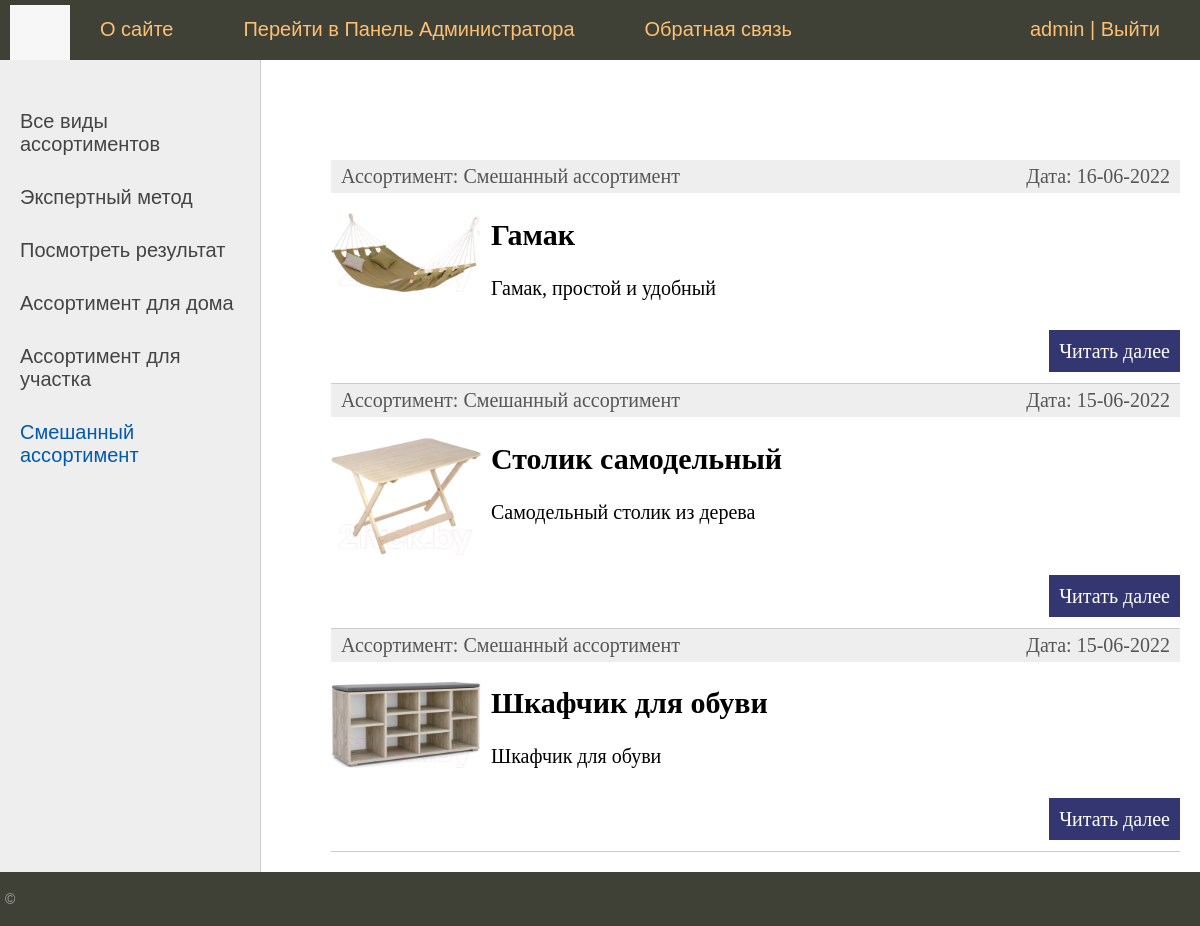
Screenshot of /category/smeshannyj-assortiment/ (signed in) with the database file from the repository.
### furniture/models.py (models this page shows, shortened)
class Category(models.Model):
        name = models.CharField(max_length=100, db_index=True, verbose_name='Ассортимент')
        slug = models.SlugField(max_length=255, unique=True, db_index=True, verbose_name="URL")
        def __str__(self):
            return self.name
        def get_absolute_url(self):
            return reverse('category', kwargs={'cat_slug': self.slug})
        class Meta:
            verbose_name ='Ассортимент'
            verbose_name_plural ='Ассортименты'
            ordering=['id']

class Furniture(models.Model):
    title = models.CharField(max_length=255, verbose_name="Название")
    slug = models.SlugField(max_length=255, unique=True, db_index=True, verbose_name="URL")
    content = models.TextField(blank=True, verbose_name="Содержимое")
    photo = models.ImageField(upload_to="photos/%Y/%m/%d", verbose_name= "Фото")
    time_create = models.DateField(auto_now_add=True, verbose_name="Дата создания")
    time_update = models.DateField(auto_now=True,verbose_name="Время редактирования")
    is_published=models.BooleanField(default=True, verbose_name="Публикация")
    cat = models.ForeignKey('Category', on_delete=models.PROTECT,  verbose_name="Принадлежность к ассортименту")
    def get_absolute_url(self):
        return reverse('post', kwargs ={'post_slug': self.slug})
    class Meta:
        verbose_name = 'Мебельная фабрика'
        verbose_name_plural = 'Мебельная фабрика'
        ordering = ['time_create','title']

### furniture/views.py (the view)
# urls.py: path('category/<slug:cat_slug>/',FurnitureCategory.as_view(), name='category'),
class FurnitureCategory(DataMixin,ListView):
    model = Furniture
    template_name = 'furniture/index.html'
    context_object_name = 'posts'
    allow_empty = False
    def get_queryset(self):
        return Furniture.objects.filter(cat__slug=self.kwargs['cat_slug'], is_published=True)
    def get_context_data(self, *, object_list=None, **kwargs):
        context = super().get_context_data(**kwargs)
        c_def = self.get_user_context(title='Ассортимент - ' + str(context['posts'][0].cat),
                                      cat_selected=context['posts'][0].cat_id)
        return dict(list(context.items()) + list(c_def.items()))

### furniture/utils.py (called while the page is built)
        def get_user_context(self, **kwargs):
                context = kwargs
                cats = Category.objects.all()
                cats = Category.objects.annotate(Count('furniture'))
                user_menu = menu.copy()
                if not self.request.user.is_authenticated:
                        user_menu.pop(1)
                context['menu'] = menu
                context['cats'] = cats
                if 'cat_selected' not in context:
                        context['cat_selected'] = 0
                return context

### furniture/templates/furniture/index.html (shortened to what this page needs)
{% extends 'Furniture/base.html' %}
{% block content %}
<ul class="list-articles">
	{% for p in object_list %}
			<li><div class="article-panel">
	<p class="first">Ассортимент: {{p.cat}}</p>
	<p class="last">Дата: {{p.time_update|date:"d-m-Y"}}</p>
</div>
{% if p.photo %}
	<p><img class="img-article-left thumb" src="{{p.photo.url}}"></p>
{% endif %}
				<h2>{{p.title}}</h2>
	{% autoescape on %}
	{{p.content|linebreaks|truncatewords:50}}
	{% endautoescape %}
			<p class="link-read-post"><a href="{{ p.get_absolute_url }}">Читать далее</a></p>
			</li>
	{% endfor %}
</ul>
{% endblock %}

### furniture/templates/furniture/base.html (shortened to what this page needs)
{% load static %}
{% load furniture_tags %}
<!DOCTYPE html>
<html>
<head>
	<link type="text/css" href="{% static 'Furniture/css/style.css' %}" rel="stylesheet" />
</head>
<body>
<table class="table-page" border=0 cellpadding="0" cellspacing="0">
<tr><td valign=top>
{% block mainmenu %}
		<div class="header">
			<ul id="mainmenu" class="mainmenu">
			<li class="logo"><a href="{% url 'home' %}"><div class="logo"></div></a></li>
{% for m in menu %}
			<li><a href="{% url m.url_name %}">{{m.title}}</a></li>
{% endfor %}
				{% if request.user.is_authenticated %}
				<li class="last"> {{user.username}} | <a href="{% url 'logout' %}">Выйти</a></li>
				{% else %}
				<li class="last"><a href="{% url 'register' %}">Регистрация</a> | <a href="{% url 'login' %}">Войти</a></li>
				{% endif %}
			</ul>
		</div>
{% endblock mainmenu %}
<table class="table-content" border=0 cellpadding="0" cellspacing="0">
<tr>
	<td valign="top" class="left-chapters">
	<ul id="leftchapters">
{% if cat_selected == 0 %}
		<li class="selected">Все виды ассортиментов</li>
{% else %}
		<li><a href="{% url 'home' %}">Все виды ассортиментов</a></li>
{% endif %}
<li><a href="{% url 'grade' %}">Экспертный метод</a></li> <li><a href="{% url 'mass' %}">Посмотреть результат</a></li>
{% for c in cats %}
{% if c.furniture__count > 0 %}
	{% if c.pk == cat_selected %}
		<li class="selected">{{c.name}}</li>
	{% else %}
		<li><a href="{{ c.get_absolute_url }}">{{c.name}}</a></li>
	{% endif %}
{% endif %}
{% endfor %}
	</ul>
</td>
<td valign="top" class="content">
	<div class="content-text">
{% block content %}
{% endblock %}
	</div>
</td></tr></table>
</td></tr>
<tr><td valign=top>
	<div id="footer">
		<p>&copy</p>
	</div>
</td></tr></table>
</body>
</html>

### furniture/static/Furniture/css/style.css (style rules this page uses)
html, body { font-family: 'Arial'; margin: 0; padding: 0; height: 100%; width: 100%; color: #444; }
a { color: #0059b2; text-decoration: none; }
img { max-width: 600px; height: auto; }
img.img-article-left { max-width: 300px; height: auto; float: left; padding: 0 10px 10px 0; }
img.img-article-left.thumb { max-width: 150px; height: auto; }
p.link-read-post { text-align: right; }
p.link-read-post a { padding: 10px; min-width: 100px; background: #333671; color: #fff; text-decoration: none; }
div.article-panel { background: #eee; padding: 5px 10px 5px 10px; box-sizing: border-box; overflow: hidden; color: #555; }
div.article-panel p.first { margin: 0; float: left; }
div.article-panel p.last { margin: 0; float: right; }
ul.list-articles { list-style: none; margin: 0; padding: 0; }
ul.list-articles li { border-bottom: 1px solid #ccc; }
.table-page { width: 100%; height: 100%; vertical-align: top; }
.table-page tr { height: 100%; }
.header { background: #3F4137; height: 60px; }
.logo { background: url('../images/logo.png') no-repeat 10px 5px; width: 70px; height: 60px; }
ul.mainmenu { list-style: none; margin: 0; padding: 0; height: 60px; color: #fdc073; font-size: 20px; overflow: hidden; }
ul.mainmenu li { float: left; margin: 18px 40px 0 30px; }
ul.mainmenu li.logo { margin: 0; }
ul.mainmenu li.last { float: right; }
ul.mainmenu li a { color: #fdc073; text-decoration: none; }
.table-content { width: 100%; min-height: 100%; height: 100%; }
.left-chapters { margin: 0; background: #eee; border-right: 1px solid #ccc; min-height: 100%; }
.left-chapters ul { width: 230px; min-height: 100%; margin: 0; padding: 20px 10px 10px 20px; list-style: none; font-size: 20px; }
.left-chapters ul li { margin: 30px 0 0 0; color: #999; }
.left-chapters ul li.selected { color: #0059b2; }
.left-chapters ul li a { color: #444; text-decoration: none; }
.content { padding: 40px 20px 20px 40px; width: 100%; box-sizing: border-box; }
.content-text { margin: 60px 0 0 30px; color: #000; font-size: 20px; font-family: Yandex Sans Display Light; }
#footer { box-sizing: border-box; background: #3F4137; padding: 5px; color: #aaa; font-size: 14px; font-family: Verdana, Geneva, Arial, Helvetica; text-align: left; overflow: hidden; }

### rows the page displays
Category: name "Ассортимент для дома"
Category: name "Ассортимент для участка"
Category: name "Смешанный ассортимент"
Furniture: cat "Смешанный ассортимент", time_update "16-06-2022", photo (picture), title "Гамак", content "Гамак, простой и удобный"
Furniture: cat "Смешанный ассортимент", time_update "15-06-2022", photo (picture), title "Столик самодельный", content "Самодельный столик из дерева"
Furniture: cat "Смешанный ассортимент", time_update "15-06-2022", photo (picture), title "Шкафчик для обуви", content "Шкафчик для обуви"

### other values shown
{{ m.title }} "О сайте" "Перейти в Панель Администратора" "Обратная связь"
{{ user.username }} "admin"
